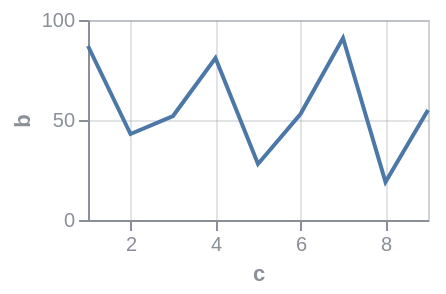

Here is the Vega-Lite specification saved for this chart:
### Vega specification from a JSON file in a GitHub repository (floating-point values rounded to 4 significant figures)
{"$schema": "https://vega.github.io/schema/vega/v6.json", "background": null, "padding": 5, "width": 170, "height": 100, "style": "cell", "data": [{"name": "source_0", "values": [{"a": "A", "b": 28, "c": 5, "g": "x"}, {"a": "B", "b": 55, "c": 9, "g": "y"}, {"a": "C", "b": 43, "c": 2, "g": "x"}, {"a": "D", "b": 91, "c": 7, "g": "y"}, {"a": "E", "b": 81, "c": 4, "g": "x"}, {"a": "F", "b": 53, "c": 6, "g": "y"}, {"a": "G", "b": 19, "c": 8, "g": "x"}, {"a": "H", "b": 87, "c": 1, "g": "y"}, {"a": "I", "b": 52, "c": 3, "g": "x"}]}, {"name": "data_0", "source": "source_0", "transform": [{"type": "formula", "expr": "toNumber(datum[\"c\"])", "as": "c"}]}], "marks": [{"name": "marks", "type": "line", "style": ["line"], "sort": {"field": "x"}, "from": {"data": "data_0"}, "encode": {"update": {"stroke": {"value": "#4c78a8"}, "description": {"signal": "\"c: \" + (format(datum[\"c\"], \"\")) + \"; b: \" + (format(datum[\"b\"], \"\"))"}, "x": {"scale": "x", "field": "c"}, "y": {"scale": "y", "field": "b"}, "defined": {"signal": "isValid(datum[\"c\"]) && isFinite(+datum[\"c\"]) && isValid(datum[\"b\"]) && isFinite(+datum[\"b\"])"}}}}], "scales": [{"name": "x", "type": "linear", "domain": {"data": "data_0", "field": "c"}, "range": [0, {"signal": "width"}], "nice": true, "zero": false}, {"name": "y", "type": "linear", "domain": {"data": "data_0", "field": "b"}, "range": [{"signal": "height"}, 0], "nice": true, "zero": true}], "axes": [{"scale": "x", "orient": "bottom", "gridScale": "y", "grid": true, "tickCount": {"signal": "ceil(width/40)"}, "domain": false, "labels": false, "aria": false, "maxExtent": 0, "minExtent": 0, "ticks": false, "zindex": 0}, {"scale": "y", "orient": "left", "gridScale": "x", "grid": true, "tickCount": {"signal": "ceil(height/40)"}, "domain": false, "labels": false, "aria": false, "maxExtent": 0, "minExtent": 0, "ticks": false, "zindex": 0}, {"scale": "x", "orient": "bottom", "grid": false, "title": "c", "labelFlush": true, "labelOverlap": true, "tickCount": {"signal": "ceil(width/40)"}, "zindex": 0}, {"scale": "y", "orient": "left", "grid": false, "title": "b", "labelOverlap": true, "tickCount": {"signal": "ceil(height/40)"}, "zindex": 0}], "config": {"axis": {"labelColor": "#8a8f98", "titleColor": "#8a8f98", "domainColor": "#8a8f98", "tickColor": "#8a8f98", "gridColor": "#8a8f98", "gridOpacity": 0.25}, "style": {"cell": {"stroke": "#8a8f98", "strokeOpacity": 0.4}}}}
